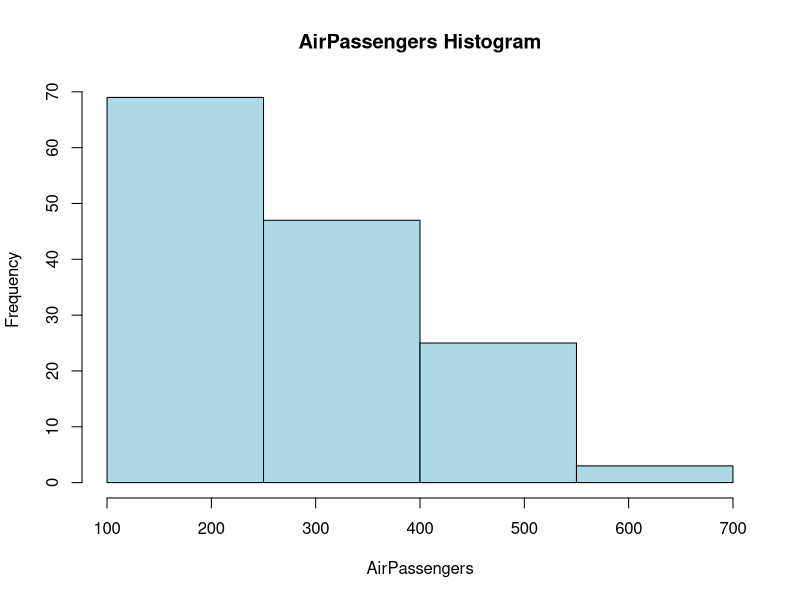

This figure's R source:
hist(AirPassengers,
     breaks=seq(100,700,150),
     main="AirPassengers Histogram",
     col="lightblue",
     xlim=c(100,700))
